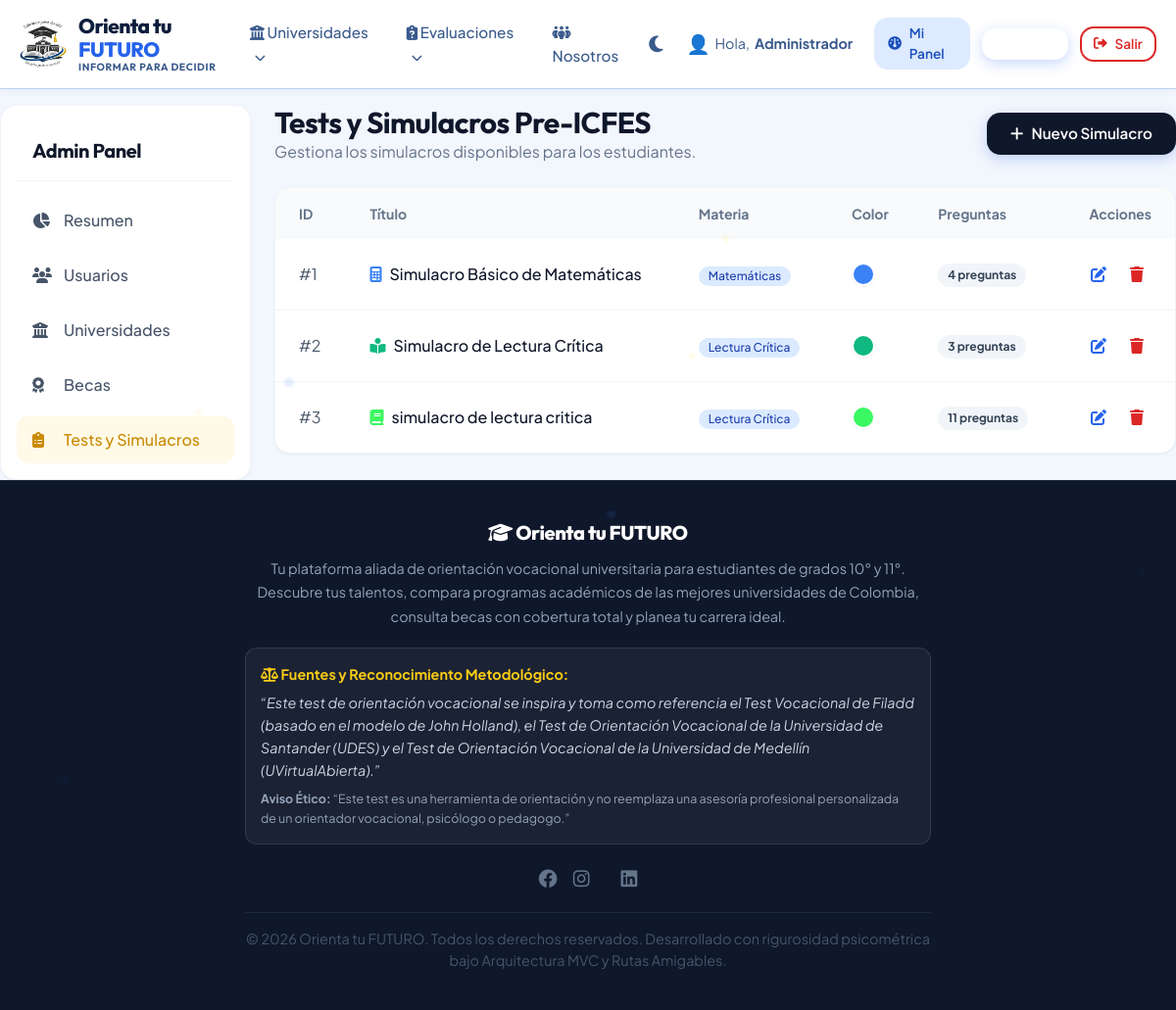
Page /admin/simulacros (signed in) on the committed database.
### tables this page shows
CREATE TABLE `simulacros` (
  `id_simulacro` int(11) NOT NULL,
  `titulo` varchar(150) NOT NULL,
  `descripcion` text DEFAULT NULL,
  `materia` varchar(50) NOT NULL,
  `color` varchar(20) DEFAULT '#3b82f6',
  `icono` varchar(50) DEFAULT 'fa-solid fa-file-pen'
);

### controladores/controlador_admin.php (called while the page is built, shortened)
<?php
include_once "modelos/simulacro.php";
class ControladorAdmin {
    public function simulacros() {
        $simulacros = Simulacro::obtenerTodos();
        include_once "vistas/admin/simulacros.php";
    }
}
?>

### index.php (called while the page is built, shortened)
<?php
include_once("vistas/plantilla.php");
?>

### modelos/simulacro.php (called while the page is built, shortened)
<?php
class Simulacro {
    public static function obtenerTodos() {
        $db = baseDatos::crearInstancia();
        $sql = "SELECT * FROM simulacros ORDER BY id_simulacro ASC";
        $consulta = $db->query($sql);
        return $consulta->fetchAll();
    }
}
?>

### vistas/admin/simulacros.php (the view, shortened to what this page needs)
<?php if(!defined('URL_BASE')) exit; $url_base = constant('URL_BASE'); ?>
<div class="flex flex-col md:flex-row gap-6 mt-4">
    <aside class="w-full md:w-64 shrink-0 bg-white dark:bg-slate-800 rounded-2xl shadow-sm border border-slate-100 dark:border-slate-700 p-4">
        <div class="p-4 border-b border-slate-100 dark:border-slate-700 mb-4">
            <h2 class="text-xl font-bold font-heading text-slate-900 dark:text-white">Admin Panel</h2>
        </div>
        <nav class="space-y-2">
            <a href="<?php echo $url_base; ?>admin/dashboard" class="flex items-center gap-3 px-4 py-3 text-slate-600 dark:text-slate-300 hover:bg-slate-100 dark:hover:bg-slate-700 font-medium rounded-xl transition-colors">
                <i class="fa-solid fa-chart-pie w-5"></i> Resumen
            </a>
            <a href="<?php echo $url_base; ?>admin/usuarios" class="flex items-center gap-3 px-4 py-3 text-slate-600 dark:text-slate-300 hover:bg-slate-100 dark:hover:bg-slate-700 font-medium rounded-xl transition-colors">
                <i class="fa-solid fa-users w-5"></i> Usuarios
            </a>
            <a href="<?php echo $url_base; ?>admin/universidades" class="flex items-center gap-3 px-4 py-3 text-slate-600 dark:text-slate-300 hover:bg-slate-100 dark:hover:bg-slate-700 font-medium rounded-xl transition-colors">
                <i class="fa-solid fa-building-columns w-5"></i> Universidades
            </a>
            <a href="<?php echo $url_base; ?>admin/becas" class="flex items-center gap-3 px-4 py-3 text-slate-600 dark:text-slate-300 hover:bg-slate-100 dark:hover:bg-slate-700 font-medium rounded-xl transition-colors">
                <i class="fa-solid fa-award w-5"></i> Becas
            </a>
            <a href="<?php echo $url_base; ?>admin/simulacros" class="flex items-center gap-3 px-4 py-3 bg-brand-gold/10 text-brand-darkgold font-medium rounded-xl">
                <i class="fa-solid fa-clipboard-list w-5"></i> Tests y Simulacros
            </a>
        </nav>
    </aside>
    <main class="flex-1">
        <header class="mb-6 flex justify-between items-center">
            <div>
                <h1 class="text-3xl font-bold font-heading text-slate-900 dark:text-white">Tests y Simulacros Pre-ICFES</h1>
                <p class="text-slate-500 dark:text-slate-400">Gestiona los simulacros disponibles para los estudiantes.</p>
            </div>
            <a href="<?php echo $url_base; ?>admin/simulacroForm" class="btn btn-primary bg-brand-dark hover:bg-brand-blue">
                <i class="fa-solid fa-plus"></i> Nuevo Simulacro
            </a>
        </header>
        <div class="bg-white dark:bg-slate-800 rounded-2xl shadow-sm border border-slate-100 dark:border-slate-700 overflow-hidden">
            <div class="overflow-x-auto">
                <table class="w-full text-left text-slate-600 dark:text-slate-300">
                    <thead class="bg-slate-50 dark:bg-slate-700/50 text-slate-500 dark:text-slate-400 font-medium text-sm">
                        <tr>
                            <th class="px-6 py-4">ID</th>
                            <th class="px-6 py-4">Título</th>
                            <th class="px-6 py-4">Materia</th>
                            <th class="px-6 py-4">Color</th>
                            <th class="px-6 py-4">Preguntas</th>
                            <th class="px-6 py-4 text-right">Acciones</th>
                        </tr>
                    </thead>
                    <tbody class="divide-y divide-slate-100 dark:divide-slate-700">
                        <?php if(!empty($simulacros)): ?>
                        <?php foreach($simulacros as $sim): ?>
                        <?php
                            $db_temp = baseDatos::crearInstancia();
                            $cnt = $db_temp->prepare("SELECT COUNT(*) FROM simulacro_preguntas WHERE id_simulacro = ?");
                            $cnt->execute([$sim['id_simulacro']]);
                            $numPreguntas = $cnt->fetchColumn();
                        ?>
                        <tr class="hover:bg-slate-50 dark:hover:bg-slate-700/30 transition-colors">
                            <td class="px-6 py-4">#<?php echo $sim['id_simulacro']; ?></td>
                            <td class="px-6 py-4 font-medium text-slate-900 dark:text-white">
                                <div class="flex items-center gap-2">
                                    <?php if(!empty($sim['icono'])): ?>
                                    <i class="<?php echo htmlspecialchars($sim['icono']); ?>" style="color: <?php echo htmlspecialchars($sim['color'] ?? '#3b82f6'); ?>"></i>
                                    <?php endif; ?>
                                    <?php echo htmlspecialchars($sim['titulo'] ?? ''); ?>
                                </div>
                            </td>
                            <td class="px-6 py-4">
                                <span class="inline-flex items-center px-2.5 py-0.5 rounded-full text-xs font-medium bg-blue-100 text-blue-800 dark:bg-blue-900/40 dark:text-blue-300">
                                    <?php echo htmlspecialchars($sim['materia'] ?? 'General'); ?>
                                </span>
                            </td>
                            <td class="px-6 py-4">
                                <div class="w-6 h-6 rounded-full border-2 border-white shadow-sm" style="background-color: <?php echo htmlspecialchars($sim['color'] ?? '#3b82f6'); ?>"></div>
                            </td>
                            <td class="px-6 py-4">
                                <span class="inline-flex items-center px-2.5 py-1 rounded-full text-xs font-bold bg-slate-100 text-slate-700 dark:bg-slate-600 dark:text-slate-200">
                                    <?php echo $numPreguntas; ?> preguntas
                                </span>
                            </td>
                            <td class="px-6 py-4 text-right">
                                <div class="flex items-center justify-end gap-2">
                                    <a href="<?php echo $url_base; ?>admin/simulacroForm?id=<?php echo $sim['id_simulacro']; ?>" class="p-2 text-blue-600 hover:bg-blue-50 rounded-lg transition-colors" title="Editar / Agregar Preguntas">
                                        <i class="fa-solid fa-pen-to-square"></i>
                                    </a>
                                    <a href="<?php echo $url_base; ?>admin/eliminarSimulacro?id=<?php echo $sim['id_simulacro']; ?>" class="p-2 text-red-600 hover:bg-red-50 rounded-lg transition-colors" title="Eliminar" onclick="return confirm('¿Estás seguro? Se eliminarán TODAS las preguntas e intentos de este simulacro.');">
                                        <i class="fa-solid fa-trash"></i>
                                    </a>
                                </div>
                            </td>
                        </tr>
                        <?php endforeach; ?>
                        <?php endif; ?>
                    </tbody>
                </table>
            </div>
        </div>
    </main>
</div>

### recursos/css/miestilo.css (style rules this page uses)
:root { --bg-main: #f2f6fd; --bg-card: #ffffff; --bg-navbar: rgba(255, 255, 255, 0.96); --bg-section: #e8f0fa; --text-primary: #0d1e3d; --text-secondary: #3a5a8c; --primary: #1a4fba; --primary-light: #ddeaff; --primary-hover: #0f3a9e; --accent: #eab308; --accent-light: #fef9c3; --success: #059669; --warning: #d97706; --danger: #dc2626; --border-color: #bdd0ee; --font-sans: 'Plus Jakarta Sans', -apple-system, sans-serif; --font-heading: 'Outfit', sans-serif; --shadow-sm: 0 1px 3px rgba(26, 79, 186, 0.08); --shadow-md: 0 4px 12px rgba(26, 79, 186, 0.10), 0 1px 4px rgba(0,0,0,0.04); --shadow-lg: 0 10px 30px rgba(26, 79, 186, 0.12), 0 4px 10px rgba(0,0,0,0.06); --shadow-premium: 0 20px 40px rgba(26, 79, 186, 0.14), 0 8px 16px rgba(0,0,0,0.05); --radius-sm: 8px; --radius-md: 14px; --radius-lg: 22px; --radius-full: 9999px; --transition: all 0.3s cubic-bezier(0.4, 0, 0.2, 1); }
* { margin: 0; padding: 0; box-sizing: border-box; }
body { background-color: var(--bg-main); color: var(--text-primary); font-family: var(--font-sans); line-height: 1.6; overflow-x: hidden; transition: background-color 0.4s ease, color 0.3s ease; }
h1, h2, h3, h4, h5, h6 { font-family: var(--font-heading); font-weight: 700; letter-spacing: -0.02em; line-height: 1.25; }
a { color: var(--primary); text-decoration: none; transition: var(--transition); }
.btn { display: inline-flex; align-items: center; justify-content: center; padding: 10px 24px; font-size: 0.95rem; font-weight: 600; border-radius: var(--radius-md); cursor: pointer; transition: var(--transition); border: none; gap: 8px; }
.btn-primary { background-color: var(--primary); color: white; box-shadow: 0 4px 14px rgba(37, 99, 235, 0.25); }
.layout-container { min-height: 100vh; display: flex; flex-direction: column; }
.bg-white { background: #ffffff; }
[data-theme="light"] body { background-color: #f2f6fd; }
.btn, [class*="btn-"] { position: relative; overflow: hidden; isolation: isolate; }
.btn::after { content: ''; position: absolute; inset: 0; background: radial-gradient( circle at var(--btn-gx, 50%) var(--btn-gy, 50%), rgba(255,255,255,0.15) 0%, transparent 65% ); opacity: 0; transition: opacity 0.3s ease; pointer-events: none; }

### rows in the picture
simulacros: id_simulacro "1", titulo "Simulacro Básico de Matemáticas", materia "Matemáticas", numPreguntas "4"
simulacros: id_simulacro "2", titulo "Simulacro de Lectura Crítica", materia "Lectura Crítica", numPreguntas "3"
simulacros: id_simulacro "3", titulo "simulacro de lectura critica", materia "Lectura Crítica", numPreguntas "11"

### other values in the picture
$emoji "👤"
$_SESSION['usuario']['nombre'] "Administrador"
